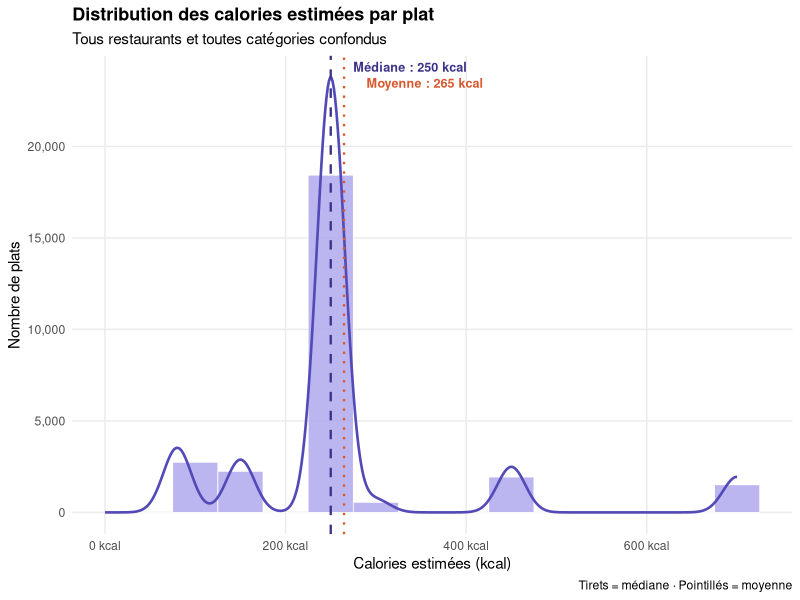

This figure's R source:
## ---- chunk 1
library(tidyverse)
library(ggplot2)
library(lubridate)
library(scales)

#  Menus
menus <- read_csv("menus_complets_enrichis.csv", show_col_types = FALSE) |>
  mutate(date = as.Date(date, format = "%d/%m/%Y"))

# Vérification rapide
message("Plage dates menus : ", min(menus$date, na.rm=TRUE), " → ", max(menus$date, na.rm=TRUE))
message("Lignes : ", nrow(menus))

#  Restaurants (jointure
restos <- read_csv("liste_restaurants.csv",
                   show_col_types = FALSE) |>
  select(code, nom, region.libelle) |>
  mutate(
    nom_court = if_else(nchar(nom) > 32,
                         paste0(substr(nom, 1, 30), "…"), nom)
  )

# Fonction utilitaire : join rapide sur menus
join_restos <- function(df) {
  df |> left_join(restos, by = c("restaurant_id" = "code")) |>
    mutate(nom_court = coalesce(nom_court,
                                 paste0("ID ", restaurant_id)))
}
## ---- chunk 2
menus_cal <- menus |>
  filter(!is.na(calories_estimees), calories_estimees > 0)

med_cal  <- median(menus_cal$calories_estimees)
moy_cal  <- mean(menus_cal$calories_estimees)
bw       <- 50   # binwidth histogramme

ggplot(menus_cal, aes(x = calories_estimees)) +
  geom_histogram(binwidth = bw, fill = "#AFA9EC",
                  colour = "white", linewidth = 0.25, alpha = 0.85) +
  geom_density(aes(y = after_stat(count) * bw),
               colour = "#534AB7", linewidth = 0.9) +
  geom_vline(xintercept = med_cal, linetype = "dashed",
             colour = "#3C3489", linewidth = 0.8) +
  geom_vline(xintercept = moy_cal, linetype = "dotted",
             colour = "#D85A30", linewidth = 0.8) +
  annotate("text", x = med_cal + 25, y = Inf, vjust = 1.6, hjust = 0,
           label = paste0("Médiane : ", round(med_cal), " kcal"),
           colour = "#3C3489", size = 3.2, fontface = "bold") +
  annotate("text", x = moy_cal + 25, y = Inf, vjust = 3.2, hjust = 0,
           label = paste0("Moyenne : ", round(moy_cal), " kcal"),
           colour = "#D85A30", size = 3.2, fontface = "bold") +
  scale_x_continuous(breaks = seq(0, 2000, 200),
                     labels = label_number(suffix = " kcal"),
                     limits = c(0, NA)) +
  scale_y_continuous(labels = label_comma()) +
  labs(title    = "Distribution des calories estimées par plat",
       subtitle = "Tous restaurants et toutes catégories confondus",
       x = "Calories estimées (kcal)", y = "Nombre de plats",
       caption  = "Tirets = médiane · Pointillés = moyenne") +
  theme_minimal(base_size = 11) +
  theme(plot.title       = element_text(size = 13, face = "bold"),
        panel.grid.minor = element_blank())
